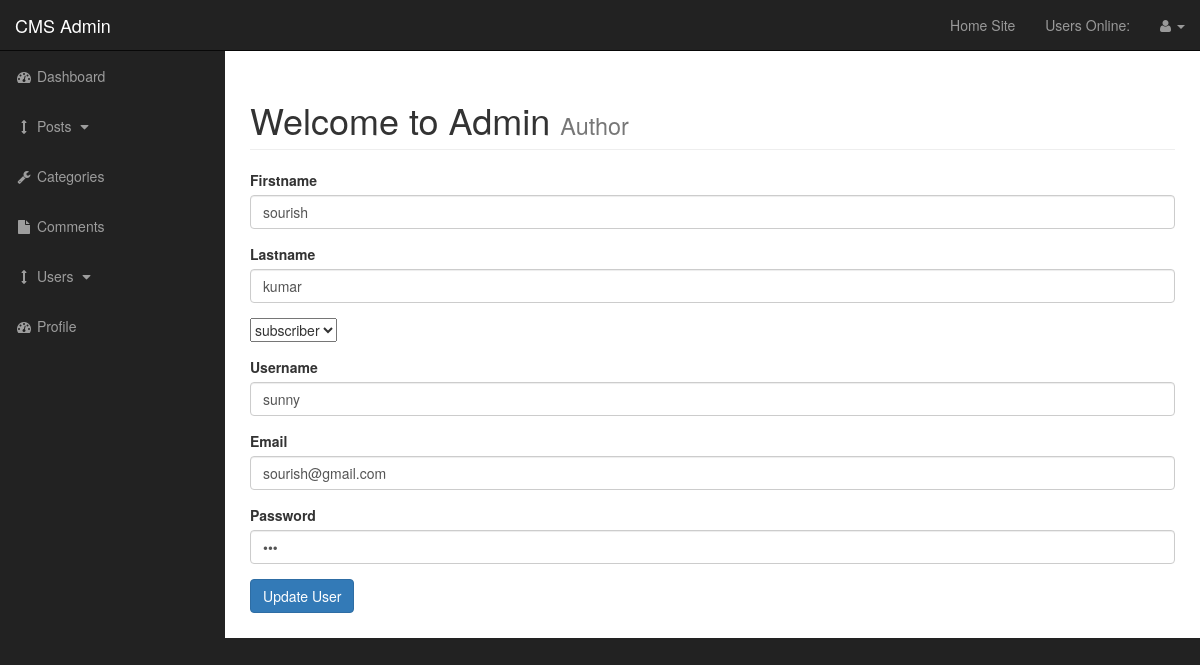
The app's page /admin/users.php?source=edit_user&edit_user=1 with its own data.
### tables this page shows
CREATE TABLE `users` (
  `user_id` int(3) NOT NULL,
  `username` varchar(255) NOT NULL,
  `user_password` varchar(255) NOT NULL,
  `user_firstname` varchar(255) NOT NULL,
  `user_lastname` varchar(255) NOT NULL,
  `user_email` varchar(255) NOT NULL,
  `user_image` text NOT NULL,
  `user_role` varchar(255) NOT NULL,
  `randSalt` varchar(255) NOT NULL
);

### admin/includes/edit_user.php (the view, shortened to what this page needs)
<?php
if(isset($_GET['edit_user']))
{
  $the_user_id = $_GET['edit_user'];
}
  $query = "SELECT * FROM users WHERE user_id = $the_user_id";
  $select_users_query = mysqli_query($connection,$query);
   while($row = mysqli_fetch_assoc($select_users_query))
   {
     $username = $row['username'];
     $db_user_password = $row['user_password'];
     $user_firstname = $row['user_firstname'];
     $user_lastname = $row['user_lastname'];
     $user_email = $row['user_email'];
     $user_role = $row['user_role'];
   }
 ?>
<form action="" method="post" enctype="multipart/form-data">
  <div class="form-group">
    <label for="firstname">Firstname</label>
    <input value="<?php echo $user_firstname; ?>" type="text" name="user_firstname" class="form-control">
  </div>
  <div class="form-group">
    <label for="lastname">Lastname</label>
    <input value="<?php echo $user_lastname; ?>" type="text" name="user_lastname" class="form-control">
  </div>
  <div class="form-group">
    <select name="user_role" id="">
      <option value="<?php echo $user_role; ?>"><?php echo $user_role; ?></option>
    </select>
    </div>
  <div class="form-group">
    <label for="username">Username</label>
    <input value="<?php echo $username; ?>" type="text" name="username" class="form-control">
  </div>
  <div class="form-group">
    <label for="email">Email</label>
    <input value="<?php echo $user_email; ?>" type="email" name="user_email" class="form-control">
  </div>
  <div class="form-group">
    <label for="password">Password</label>
    <input value="<?php echo $db_user_password; ?>" type="password" name="user_password" class="form-control">
  </div>
  <div class="form-group">
  <input class="btn btn-primary" type="submit" name="edit_user" value="Update User">
  </div>
</form>

### admin/css/sb-admin.css (style rules this page uses)
body { margin-top: 100px; background-color: #222; }
@media (min-width:768px) { body { margin-top: 50px; } }

### records on screen
users: user_firstname "sourish", user_lastname "kumar", user_role "subscriber", username "sunny", user_email "sourish@gmail.com"
